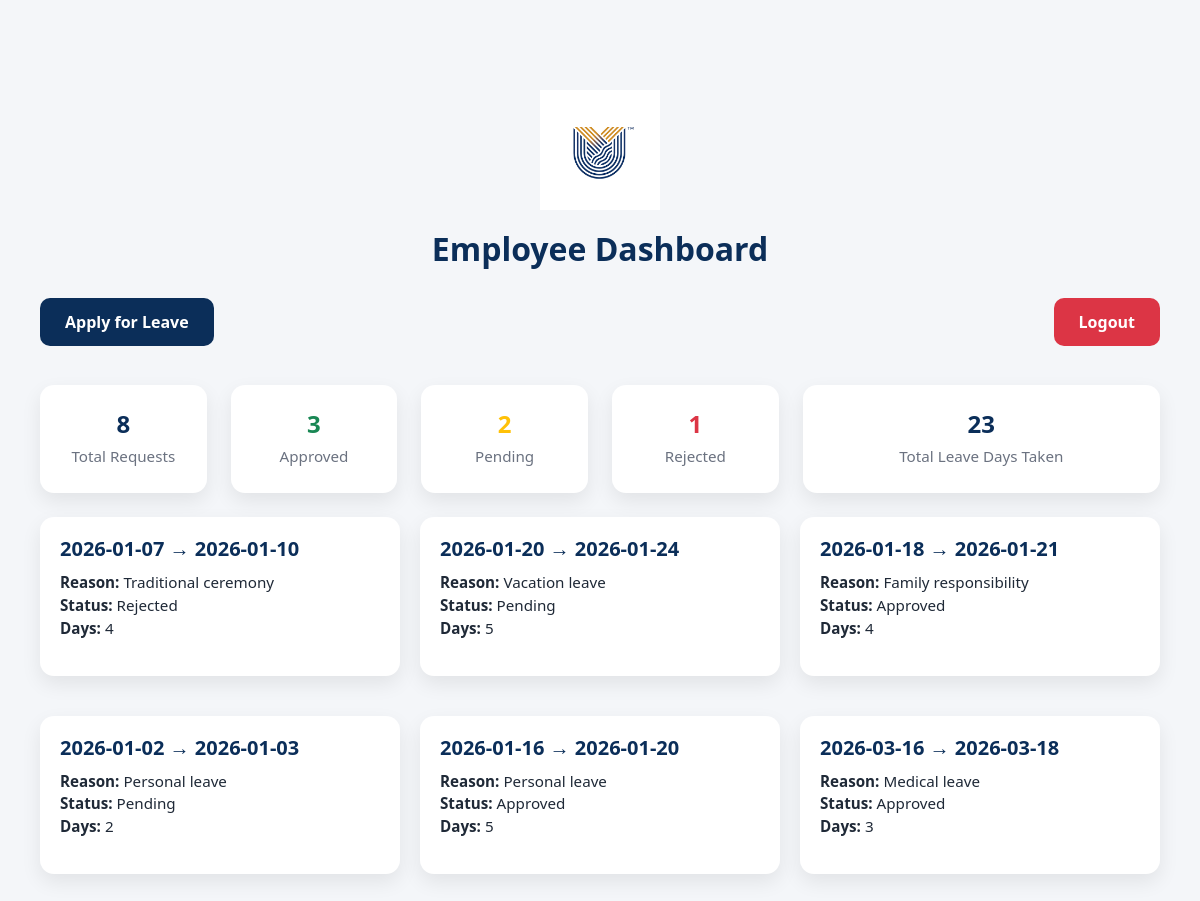
/dashboard (signed in), run on the app's committed database.
### tables this page shows
CREATE TABLE leave_requests (
            id INTEGER PRIMARY KEY AUTOINCREMENT,
            user_id INTEGER,
            start_date TEXT,
            end_date TEXT,
            reason TEXT,
            status TEXT DEFAULT 'Pending',
            admin_comment TEXT,
            created_at TEXT,
            FOREIGN KEY (user_id) REFERENCES users(id)
        );

### app.py (the view, shortened to what this page needs)
@app.route("/dashboard")
def dashboard():
    if "user_id" not in session:
        return redirect(url_for("login"))
    db = get_db()
    page = request.args.get("page", 1, type=int)
    per_page = 6
    offset = (page - 1) * per_page
    total_leaves_count = db.execute(
        "SELECT COUNT(*) as count FROM leave_requests WHERE user_id=?",
        (session["user_id"],)
    ).fetchone()["count"]
    rows = db.execute("""
        SELECT * FROM leave_requests
        WHERE user_id=?
        ORDER BY created_at DESC
        LIMIT ? OFFSET ?
    """, (session["user_id"], per_page, offset)).fetchall()
    leaves = []
    approved = pending = rejected = total_days = 0
    for r in rows:
        days = calculate_total_days(r["start_date"], r["end_date"])
        leave = dict(r)
        leave["total_days"] = days
        leaves.append(leave)
        total_days += days
        if r["status"] == "Approved":
            approved += 1
        elif r["status"] == "Pending":
            pending += 1
        elif r["status"] == "Rejected":
            rejected += 1
    total_pages = (total_leaves_count + per_page - 1) // per_page
    return render_template(
        "employee_dashboard.html",
        leaves=leaves,
        total=total_leaves_count,
        approved=approved,
        pending=pending,
        rejected=rejected,
        total_days=total_days,
        page=page,
        total_pages=total_pages
    )

### app.py (called while the page is built)
def get_db():
    if "db" not in g:
        g.db = sqlite3.connect(DB, timeout=10)
        g.db.row_factory = sqlite3.Row
    return g.db

def calculate_total_days(start_date, end_date):
    s = datetime.strptime(start_date, "%Y-%m-%d")
    e = datetime.strptime(end_date, "%Y-%m-%d")
    return (e - s).days + 1

### templates/employee_dashboard.html (shortened to what this page needs)
<!DOCTYPE html>
<html lang="en">
<head>
    <link href="https://cdn.jsdelivr.net/npm/bootstrap@5.3.3/dist/css/bootstrap.min.css" rel="stylesheet">
</head>
<body>
<div class="container-card">
    <img src="{{ url_for('static', filename='images/logo.png') }}" alt="Logo" class="logo">
    <h1>Employee Dashboard</h1>
    <div class="d-flex justify-content-between flex-wrap mb-4">
        <a href="{{ url_for('apply_leave') }}" class="btn-apply">Apply for Leave</a>
        <a href="{{ url_for('logout') }}" class="btn-logout">Logout</a>
    </div>
    <div class="row mb-4">
        <div class="col-md-2 col-sm-6">
            <div class="stat-card">
                <h3>{{ total }}</h3>
                <span>Total Requests</span>
            </div>
        </div>
        <div class="col-md-2 col-sm-6">
            <div class="stat-card">
                <h3 class="text-success">{{ approved }}</h3>
                <span>Approved</span>
            </div>
        </div>
        <div class="col-md-2 col-sm-6">
            <div class="stat-card">
                <h3 class="text-warning">{{ pending }}</h3>
                <span>Pending</span>
            </div>
        </div>
        <div class="col-md-2 col-sm-6">
            <div class="stat-card">
                <h3 class="text-danger">{{ rejected }}</h3>
                <span>Rejected</span>
            </div>
        </div>
        <div class="col-md-4 col-sm-12">
            <div class="stat-card">
                <h3>{{ total_days }}</h3>
                <span>Total Leave Days Taken</span>
            </div>
        </div>
    </div>
    <div class="row-cards">
        {% for leave in leaves %}
        <div class="col-card">
            <div class="leave-card">
                <h5>{{ leave.start_date }} → {{ leave.end_date }}</h5>
                <p class="leave-info">
                    <strong>Reason:</strong> {{ leave.reason }}<br>
                    <strong>Status:</strong> {{ leave.status }}<br>
                    <strong>Days:</strong> {{ leave.total_days }}
                </p>
            </div>
        </div>
        {% endfor %}
    </div>
</div>
</body>
</html>

### templates/employee_dashboard.html (style rules this page uses)
:root { --primary: #0b2e59; --accent: #f4b400; --light-bg: #f4f6f9; --text-dark: #1f2937; --text-muted: #6b7280; }
body { background: var(--light-bg); font-family: 'Segoe UI', Tahoma, Geneva, Verdana, sans-serif; min-height: 100vh; padding: 20px; }
.container-card { max-width: 1200px; margin: 50px auto; padding: 20px; }
.logo { width: 120px; display: block; margin: 0 auto 20px auto; }
h1 { text-align: center; font-size: 2rem; font-weight: 700; margin-bottom: 30px; color: var(--primary); }
.btn-apply, .btn-logout { display: inline-block; margin-bottom: 15px; padding: 12px 25px; border-radius: 10px; font-weight: 600; color: #fff; text-decoration: none; transition: all 0.3s ease; }
.btn-apply { background-color: var(--primary); }
.btn-logout { background-color: #dc3545; }
.stat-card { background: #ffffff; border-radius: 14px; padding: 25px; text-align: center; box-shadow: 0 8px 20px rgba(0,0,0,0.08); transition: transform 0.2s; }
.stat-card h3 { font-weight: 700; margin-bottom: 5px; font-size: 1.5rem; color: var(--primary); }
.stat-card span { font-size: 0.95rem; color: var(--text-muted); }
.leave-card { background: #ffffff; border-radius: 14px; padding: 20px; margin-bottom: 20px; box-shadow: 0 8px 20px rgba(0,0,0,0.08); transition: transform 0.2s, box-shadow 0.2s; }
.leave-card h5 { font-weight: 600; margin-bottom: 10px; color: var(--primary); }
.leave-info { font-size: 0.95rem; color: var(--text-dark); }
.row-cards { display: flex; flex-wrap: wrap; gap: 20px; }
.col-card { flex: 1 1 calc(33% - 20px); }

### data on the page
leave_requests: start_date "2026-01-07", end_date "2026-01-10", reason "Traditional ceremony", status "Rejected", total_days "4"
leave_requests: start_date "2026-01-20", end_date "2026-01-24", reason "Vacation leave", status "Pending", total_days "5"
leave_requests: start_date "2026-01-18", end_date "2026-01-21", reason "Family responsibility", status "Approved", total_days "4"
leave_requests: start_date "2026-01-02", end_date "2026-01-03", reason "Personal leave", status "Pending", total_days "2"
leave_requests: start_date "2026-01-16", end_date "2026-01-20", reason "Personal leave", status "Approved", total_days "5"
leave_requests: start_date "2026-03-16", end_date "2026-03-18", reason "Medical leave", status "Approved", total_days "3"

### other printed values
{{ total }} "8"
{{ approved }} "3"
{{ pending }} "2"
{{ rejected }} "1"
{{ total_days }} "23"
